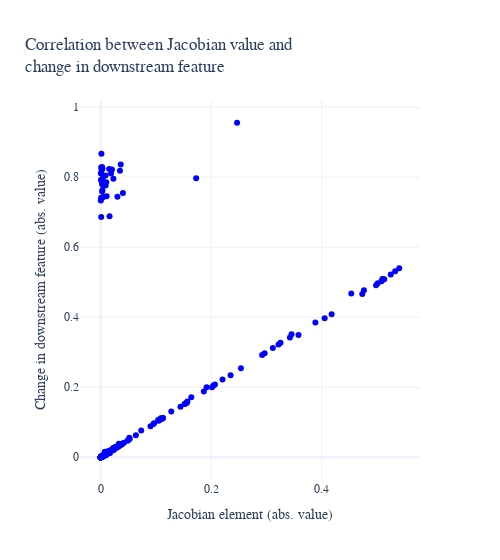

Notebook cell for this chart:
### Markdown cell above
# Causal independence

### Code cell
take_abs = True
n_downsampled = 1_000

abl_data = load_file("../results/ablation/sae_pair_pythia-70m-deduped_layer3_16384_J1_k32:v0.safetensor")
abl_samples_full = abl_data["results"]

is_on_line = (abl_samples_full[:, 0] + abl_samples_full[:, 1]).abs() < 0.1

if take_abs:
    abl_samples_full.abs_()
    # abl_samples_no_optim.abs_()


abl_sample_small = abl_samples_full[torch.randint(0, abl_samples_full.shape[0], (n_downsampled,))]

# fig = make_subplots(rows=1, cols=2, subplot_titles=("Traditional SAE", "JSAE"))
fig = go.Figure()

fig.add_trace(go.Scatter(
    x=abl_sample_small[:, 0].cpu().numpy(),
    y=abl_sample_small[:, 1].cpu().numpy(),
    marker_color='blue',
    mode='markers',
# ), row=1, col=1)
))
# fig.add_trace(go.Bar(
#     # bar chart for how many are on the line vs off the line
#     x=["On the line", "Off the line"],
#     y=[is_on_line.float().mean().item(), (~is_on_line).float().mean().item()],

# ), row=1, col=2)
fig.update_layout(
    title='Correlation between Jacobian value and <br>change in downstream feature',
    xaxis_title=f"Jacobian element{' (abs. value)' if take_abs else ''}",
    yaxis_title=f"Change in downstream feature{' (abs. value)' if take_abs else ''}",
    # yaxis2=dict(
    #     # title='Proportion of samples',
    #     tickformat=".0f%",
    #     tickvals=[0, 0.25, 0.5, 0.75, 1.0]
    # ),
    template='plotly_white',
    font_family="Verdana, Avenir Next",
    width=500,
    showlegend=False
)
fig.show()

is_on_line.float().mean().item()

### Figure 1 — Plotly figure (JSON) as saved in the notebook; plotly's stock layout.template omitted (floating-point values rounded to 4 significant figures; data arrays with more than 128 entries replaced by an {"elided": "..."} marker saying what was removed)
{"data": [{"marker": {"color": "blue"}, "mode": "markers", "type": "scatter", "x": {"elided": "1000 float values"}, "y": {"elided": "1000 float values"}}], "layout": {"font": {"family": "Verdana, Avenir Next"}, "showlegend": false, "title": {"text": "Correlation between Jacobian value and <br>change in downstream feature"}, "width": 500, "xaxis": {"title": {"text": "Jacobian element (abs. value)"}}, "yaxis": {"title": {"text": "Change in downstream feature (abs. value)"}}}}
